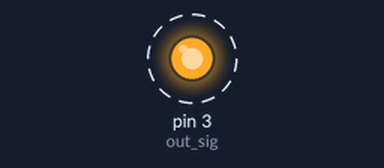
Recording of a sketch running on a simulated Arduino Uno, built with avr-gcc and run on an emulated ATmega328P. On the bench: output pins drawn as LEDs (lit = HIGH). Dashed ring = blinking.

Above: at 0.5 s.
Timing chart, 0 to 4.6 s (numbered marks = the images above):
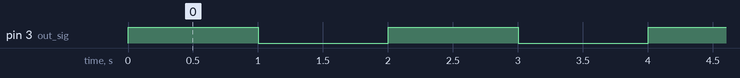

The sketch:

interrupt_test.ino.ino
```cpp
#define out_sig 3
void setup() {
  // put your setup code here, to run once:
  pinMode(out_sig, OUTPUT);
}

void loop() {
  // put your main code here, to run repeatedly:
  digitalWrite(out_sig, HIGH);
  delay(1000);
  digitalWrite(out_sig, LOW);
  delay(1000);
}
```

Measured:
- by itself, pin 3 (out_sig): alternates HIGH for 1.0 s and LOW for 1.0 s
